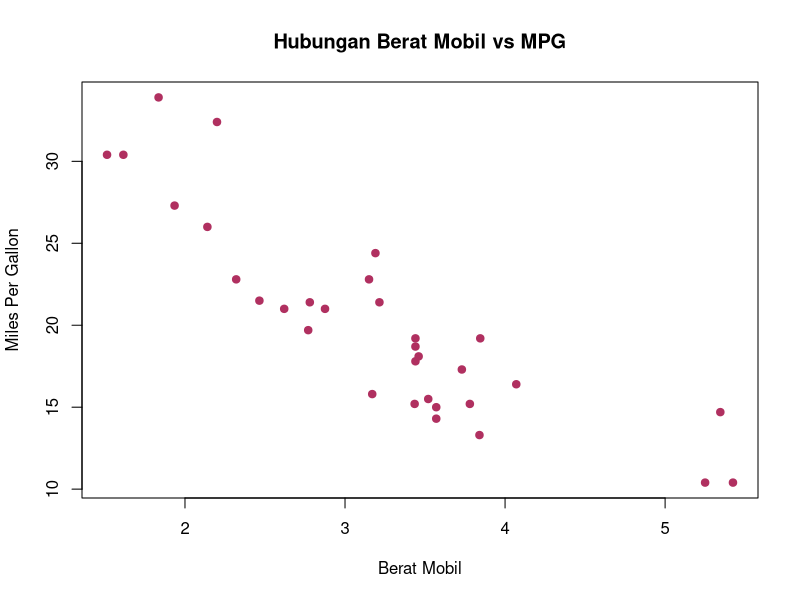

The R source for this figure:
summary(mtcars)
mean(mtcars$mpg)
min(mtcars$mpg)

#Membuat plot antara konsumsi bbm (mpg) dan berat mobil (wt)
plot(mtcars$wt, mtcars$mpg, 
     main="Hubungan Berat Mobil vs MPG",
     xlab="Berat Mobil", 
     ylab="Miles Per Gallon", 
     pch=19, col="maroon")
